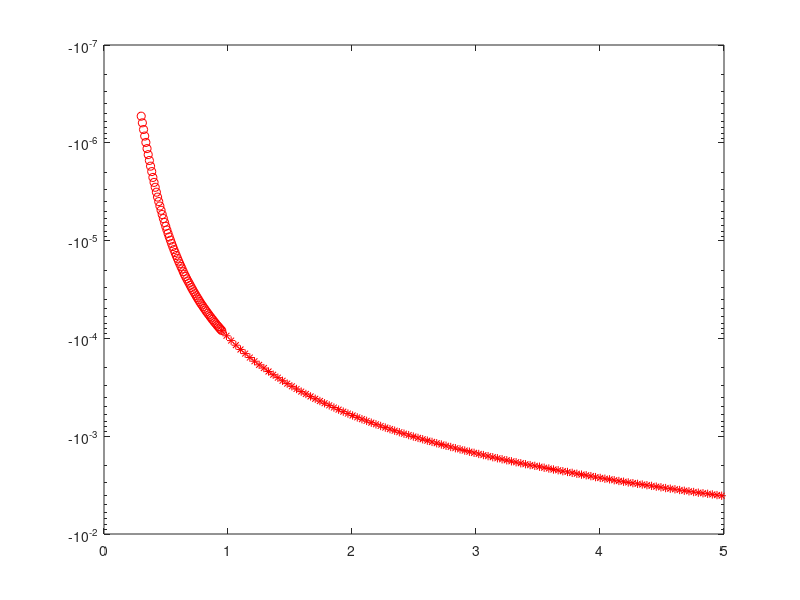

MATLAB code for this plot:
%% Experiment 1

load exp1nMOSQ1I.csv
load exp1nMOSQ1Vg.csv
load exp1nMOSQ2I.csv
load exp1nMOSQ2Vg.csv
% load exp1nMOSQ3I.csv
% load exp1nMOSQ3Vg.csv

Q1Iweak = exp1nMOSQ1I(1:70);
Q1Vgweak = exp1nMOSQ1Vg(1:70);
Q1Istrong = exp1nMOSQ1I(70:4:500);
Q1Vgstrong = exp1nMOSQ1Vg(70:4:500);

Q1I = [Q1Iweak, Q1Istrong];
Q1Vg = [Q1Vgweak, Q1Vgstrong];
% Q2I = [Q2Iweak, Q2Istrong];
% Q2Vg = [Q2Vgweak, Q2Vgstrong];
% Q3I = [Q3Iweak, Q3Istrong];
% Q3Vg = [Q3Vgweak, Q3Vgstrong];
% Q3I = [Q3Iweak, Q3Istrong];
% Q3Vg = [Q3Vgweak, Q3Vgstrong];
% Q4I = [Q4Iweak, Q4Istrong];
% Q4Vg = [Q4Vgweak, Q4Vgstrong];

semilogy(Q1Vgweak, Q1Iweak, 'ro')
hold on
semilogy(Q1Vgstrong, Q1Istrong, 'r*')
hold on
% semilogy(Q2Vgweak, Q2Iweak, 'ko')
% hold on
% semilogy(Q2Vgstrong, Q2Istrong, 'k*')
% hold on
% semilogy(Q3Vgweak, Q3Iweak, 'bo')
% hold on
% semilogy(Q3Vgstrong, Q3Istrong, 'b*')
% hold on
% semilogy(Q4Vgweak, Q4Iweak, 'mo')
% hold on
% semilogy(Q4Vgstrong, Q4Istrong, 'm*')